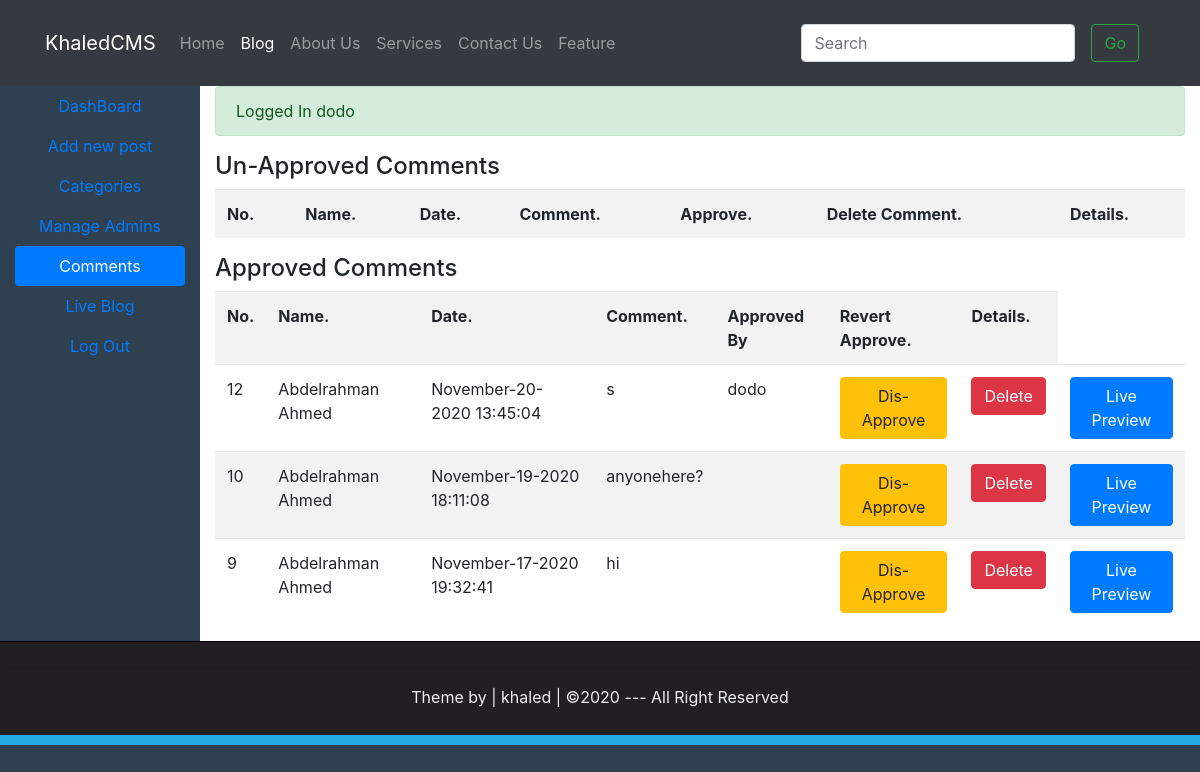
Page /comments.php (signed in) on the committed database.
### tables this page shows
CREATE TABLE `comments` (
  `id` int(11) NOT NULL,
  `datetime` varchar(50) NOT NULL,
  `name` varchar(200) NOT NULL,
  `email` varchar(200) NOT NULL,
  `comment` varchar(500) NOT NULL,
  `approveby` varchar(255) NOT NULL,
  `status` varchar(5) NOT NULL,
  `admin_panel_id` int(11) NOT NULL
);

### comments.php (the view, shortened to what this page needs)
<?php require("include/Sessions.php") ?>
<!DOCTYPE html>
<html lang="en">
<head>
    <link rel="stylesheet" href="https://stackpath.bootstrapcdn.com/bootstrap/4.3.1/css/bootstrap.min.css">
    <link rel="stylesheet" href="css/admin.css">
</head>
<body>
<nav class="navbar navbar-expand-lg navbar-dark bg-dark">
<div class="container">
  <a class="navbar-brand" href="#">KhaledCMS</a>
  <div class="collapse navbar-collapse" id="navbarNav">
    <ul class="navbar-nav  mr-auto mt-2 mt-lg-0">
      <li class="nav-item">
        <a class="nav-link" href="#">Home</span></a>
      </li>
      <li class="nav-item">
        <a class="nav-link active" target="_blank" href="blog.php">Blog</a>
      </li>
      <li class="nav-item">
        <a class="nav-link" href="#">About Us</a>
      </li>
      <li class="nav-item">
        <a class="nav-link" href="#">Services</a>
      </li>
      <li class="nav-item">
        <a class="nav-link" href="#">Contact Us</a>
      </li>
      <li class="nav-item">
        <a class="nav-link" href="#">Feature</a>
      </li>
    </ul>
    <form action="blog.php" class="form-inline  my-2 my-lg-0">
    <input class="form-control" type="text" name="Search" placeholder="Search">
    <button class="btn btn-outline-success m-3" name="SearchButton">Go</button>
  </form>
  </div>
  </div>
</nav>
<div class="container-fluid">
<div class="row">
<div class="col-sm-2">
<ul id="side_menu" class="nav flex-column nav-pills nav-fill ">
<li class=" nav-item " > <a  class = "nav-link  " href="dashboard.php">DashBoard</a></li>
<li class=" nav-item">  <a class = "nav-link" href="addnewpost.php">Add new post</a></li>
<li class=" nav-item"> <a class = "nav-link " href="categories.php">Categories</a></li>
<li class=" nav-item"> <a class = "nav-link" href="admins.php">Manage Admins</a></li>
<li class=" nav-item"> <a class = "nav-link active" href="comments.php">Comments</a></li>
<li class=" nav-item"> <a class = "nav-link" href="#">Live Blog</a></li>
<li class=" nav-item"> <a class = "nav-link" href="#">Log Out</a></li>
</ul>
</div>
<div class="col-sm-10">
<div><?php echo Message();
echo SuccessMessage ()
?></div>
<h4>Un-Approved Comments</h4>
<table class="table table-striped table-hover">
<tr>
<th>No.</th>
<th>Name.</th>
<th>Date.</th>
<th>Comment.</th>
<th>Approve.</th>
<th>Delete Comment.</th>
<th>Details.</th>
</tr>
</table>
<h4>Approved Comments</h4>
<table class="table table-striped table-hover">
<tr>
<th>No.</th>
<th>Name.</th>
<th>Date.</th>
<th>Comment.</th>
<th>Approved By</th>
<th>Revert Approve.</th>
<th>Details.</th>
</tr>
<?php
global $connection;
$query = "SELECT * FROM comments WHERE status = 'ON' ORDER BY datetime desc";
$Execute = mysqli_query($connection,$query);
while($row =mysqli_fetch_assoc ($Execute)) {
$commentId= $row['id'];
$datetimeofcomment= $row['datetime'];
$personname= $row['name'];
$personecomment= $row['comment'];
$ApprovedBy= $row['approveby'];
$commentpostid= $row['admin_panel_id'];
?>
<tr>
<td><?php echo $commentId;  ?> </td>
<td><?php echo $personname;  ?> </td>
<td><?php echo $datetimeofcomment;  ?> </td>
<td><?php echo $personecomment;  ?> </td>
<td><?php echo $ApprovedBy;  ?> </td>
<td><a class="btn btn-warning" href="disapprovecomments.php?id=<?php echo $commentpostid ?>">Dis-Approve</a></td>
<td><a class="btn btn-danger" href="Deletecomments.php?id=<?php echo $commentId ?>">Delete</a></td>
<td><a class="btn btn-primary" href="Fullpost.php?id=<?php echo $commentpostid ?>">Live Preview</a></td>
</tr>
<?php } ?>
</table>
</div>
</div>
</div>
<div id="footer">
    <hr><p>Theme by | khaled | &copy;2020 --- All Right Reserved</p>
</div>
<div style="height:10px;background:#27aae1;"></div>
</body>
</html>

### css/admin.css (style rules this page uses)
body { background-color: #2f4050; }
.col-sm-10 { background-color: #ffffff; }
#side_menu { color: #9fb1c2; }
#footer { padding: 10px; border-top: 1px solid black; color: #eeeeee; background-color: #211f22; text-align: center; }

### rows in the picture
comments: id "12", name "Abdelrahman Ahmed", datetime "November-20-2020 13:45:04", comment "s", approveby "dodo"
comments: id "10", name "Abdelrahman Ahmed", datetime "November-19-2020 18:11:08", comment "anyonehere?"
comments: id "9", name "Abdelrahman Ahmed", datetime "November-17-2020 19:32:41", comment "hi"

### other values in the picture
SuccessMessage () "Logged In dodo"
